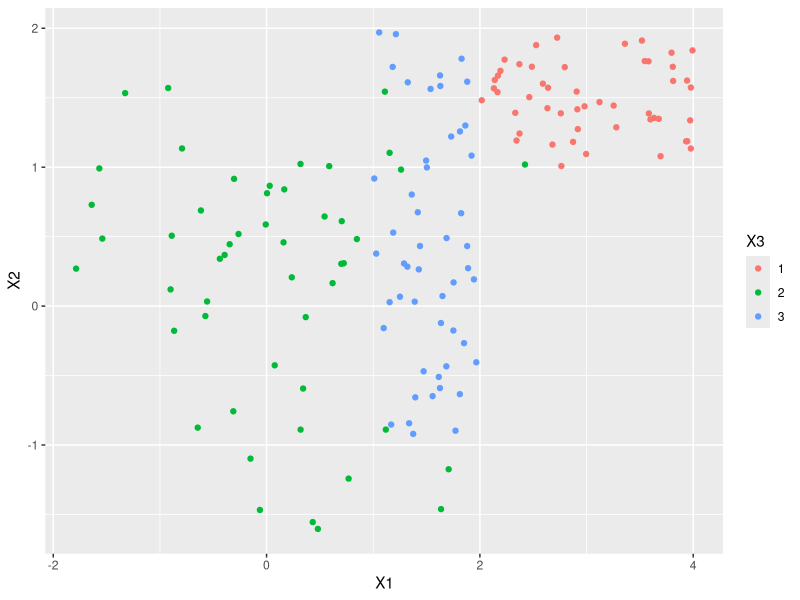
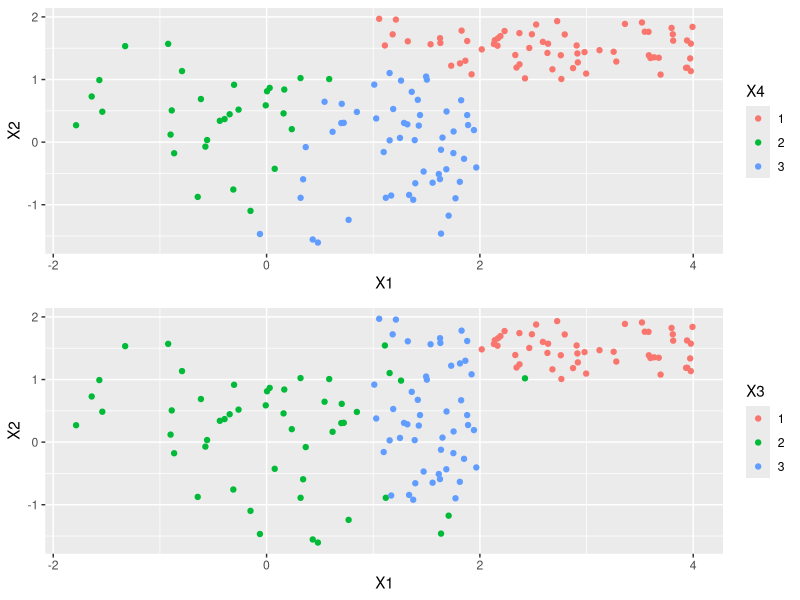
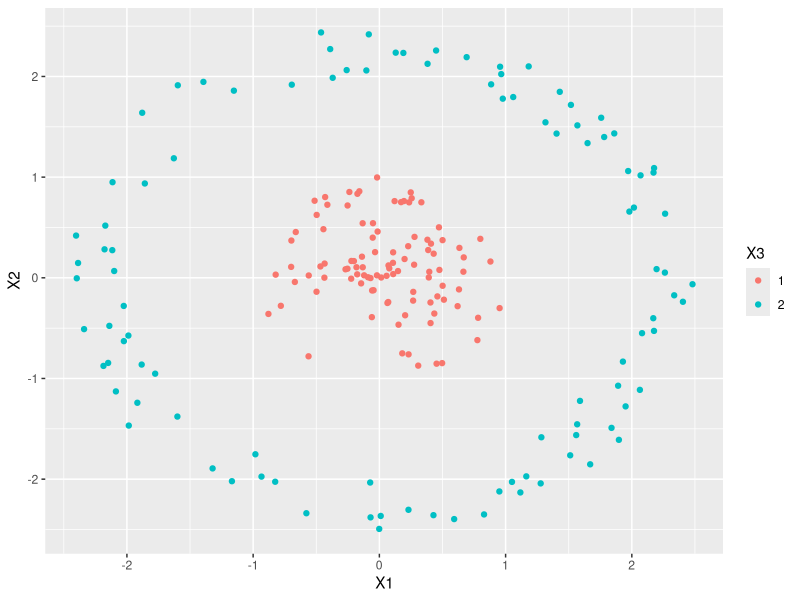
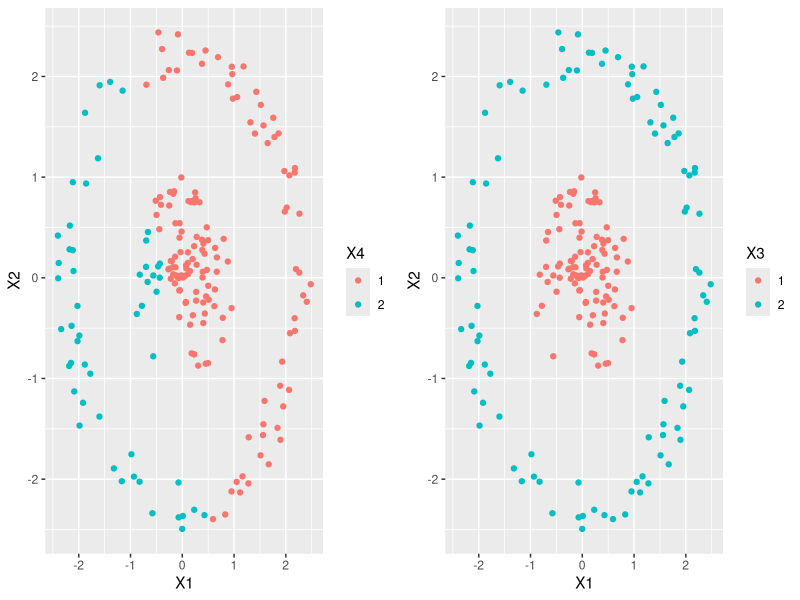
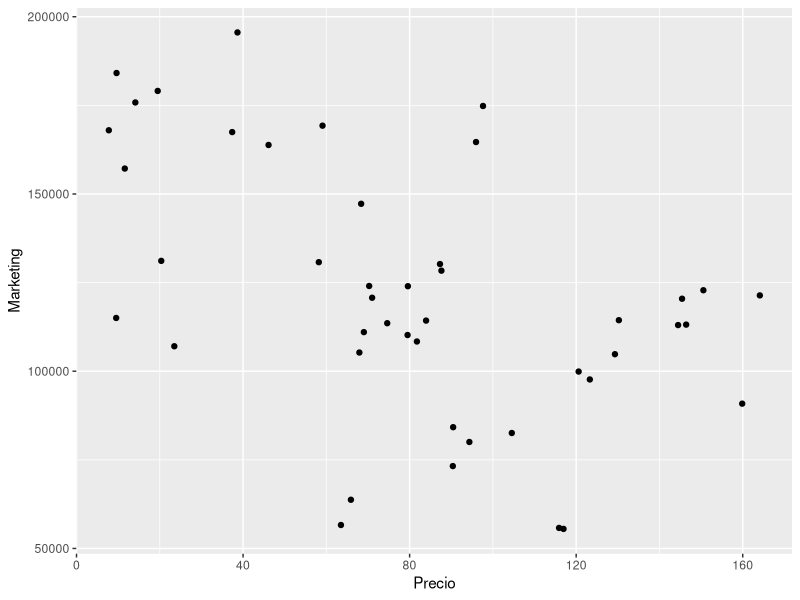
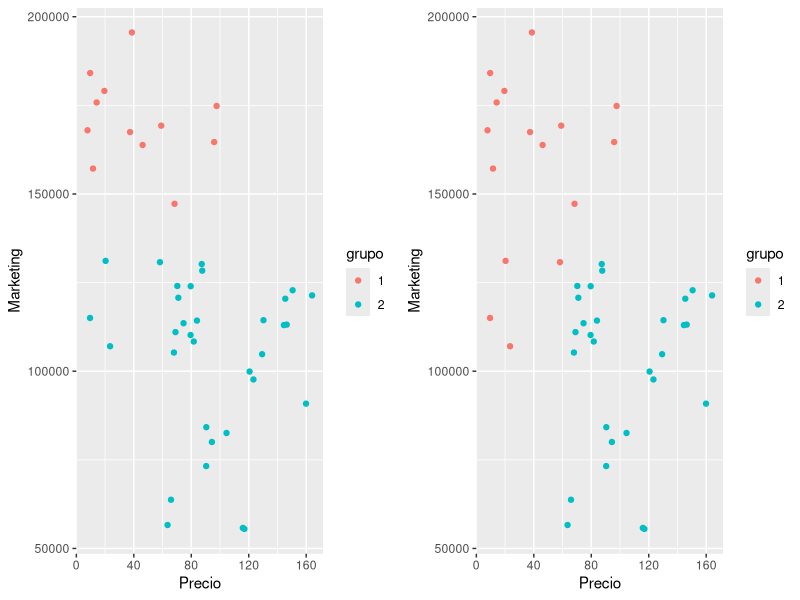
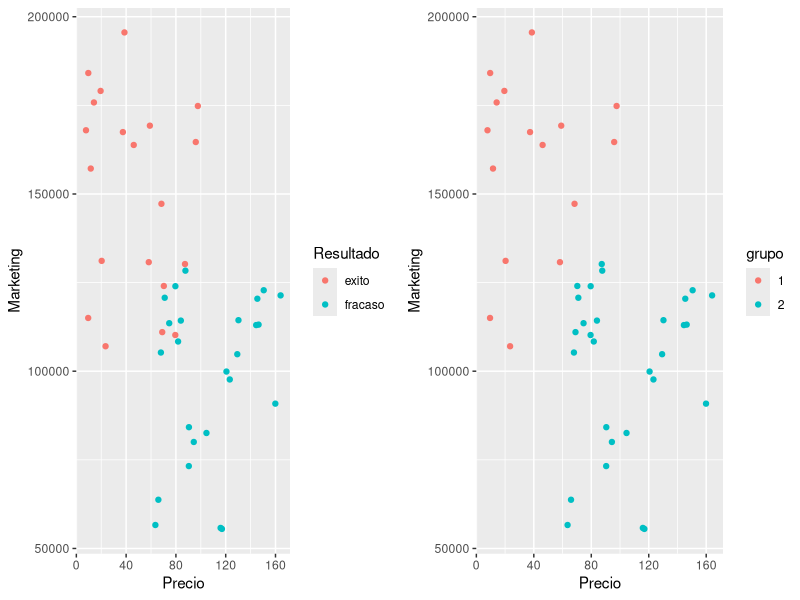
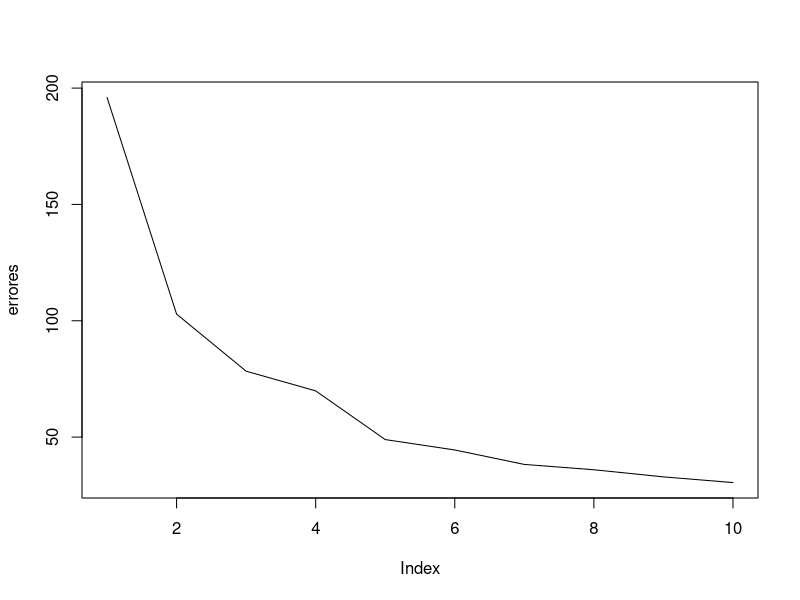

The R script that drew these images, in order:
## ---- chunk 1
knitr::opts_chunk$set(echo = TRUE)
library(rmarkdown)
library(ggplot2)
library(gridExtra)
set.seed(7)
## ---- chunk 2
A <- matrix(nrow = 50, ncol = 3)

B <- A

C <- A

A[,1] <- runif(50,2,4)
A[,2] <- runif(50,1,2)
A[,3] <- 1

B[,1] <- rnorm(50,0,sqrt(1))
B[,2] <- rnorm(50,0,sqrt(1))
B[,3] <- 2

C[,1] <- runif(50,1,2)
C[,2] <- runif(50,-1,2)
C[,3] <- 3

data <- rbind(A,B)
data <- rbind(data,C)
data <- data.frame(data)
data[,3] <- factor(data[,3])

ggplot(data, aes(X1,X2,color = X3)) + geom_point()

## ---- chunk 3
data <- cbind(data, factor(kmeans(data[,1:2],3)[[1]]))
colnames(data) <- c("X1","X2","X3","X4")
G1 <- ggplot(data, aes(X1,X2,color = X4)) + geom_point() 
G2 <- ggplot(data, aes(X1,X2,color = X3)) + geom_point()
grid.arrange(G1,G2)
## ---- chunk 4
A <- matrix(nrow = 100, ncol = 3)

B <- A

t <- runif(100,0,2*pi)
r <- runif(100,0,1)

A[,1] <- r*cos(t)
A[,2] <- r*sin(t)
A[,3] <- 1

t <- runif(100,0,2*pi)
r <- runif(100,2,2.5)

B[,1] <-  r*cos(t)
B[,2] <-  r*sin(t)
B[,3] <- 2

data <- rbind(A,B)
data <- data.frame(data)
data[,3] <- factor(data[,3])

ggplot(data, aes(X1,X2,color = X3)) + geom_point()
## ---- chunk 5
data <- cbind(data, factor(kmeans(data[,1:2],2)[[1]]))
colnames(data) <- c("X1","X2","X3","X4")
G1 <- ggplot(data, aes(X1,X2,color = X4)) + geom_point() 
G2 <- ggplot(data, aes(X1,X2,color = X3)) + geom_point()
grid.arrange(G1,G2,nrow = 1)
## ---- chunk 6
prod <- read.csv("producto.csv", sep = " ")

preciovsmarketing <- prod[,2:3]

ggplot(preciovsmarketing,aes(Precio,Marketing)) + geom_point()
## ---- chunk 7
datosEscalados <- data.frame(scale(preciovsmarketing))


preciovsmarketing1 <- cbind(preciovsmarketing,factor(kmeans(preciovsmarketing,2)[[1]]))
colnames(preciovsmarketing1)[3] <- "grupo"




preciovsmarketing2 <- cbind(preciovsmarketing,factor(kmeans(datosEscalados,2)[[1]]))
colnames(preciovsmarketing2)[3] <- "grupo"


G1 <- ggplot(preciovsmarketing1, aes(Precio,Marketing,color = grupo)) + geom_point() 
G2 <- ggplot(preciovsmarketing2, aes(Precio,Marketing,color = grupo)) + geom_point() 
grid.arrange(G1,G2,nrow = 1)
## ---- chunk 8
prod <- cbind(prod,factor(kmeans(datosEscalados,2)[[1]]))

colnames(prod)[4] <- "grupo"

G1 <- ggplot(prod, aes(Precio,Marketing,color = Resultado)) + geom_point() 
G2 <- ggplot(prod, aes(Precio,Marketing,color = grupo)) + geom_point() 
grid.arrange(G1,G2,nrow = 1)
## ---- chunk 9
arrestos <- USArrests

arrestosEscalados <- data.frame(scale(arrestos))

errores <- c()
for (i in 1:10){
  errores[i] <- kmeans(arrestosEscalados,i)[[5]]
}

grupo <- factor(kmeans(arrestosEscalados,3)[[1]])

arrestos3c <- cbind(arrestos,grupo)
grupo <- factor(kmeans(arrestosEscalados,4)[[1]])

arrestos4c <- cbind(arrestos,grupo)
grupo <- factor(kmeans(arrestosEscalados,5)[[1]])

arrestos5c <- cbind(arrestos,grupo)
plot(errores,type = "l")
## ---- chunk 10

g31 <- ggplot(arrestos3c, aes(grupo, Murder, fill = grupo)) + geom_violin(trim = FALSE) + geom_boxplot(width = 0.05,fill = "white")
g32 <- ggplot(arrestos3c, aes(grupo, Assault, fill = grupo)) + geom_violin(trim = FALSE) + geom_boxplot(width = 0.05,fill = "white")
g33 <- ggplot(arrestos3c, aes(grupo, UrbanPop, fill = grupo)) + geom_violin(trim = FALSE) + geom_boxplot(width = 0.05,fill = "white")
g34 <- ggplot(arrestos3c, aes(grupo, Rape, fill = grupo)) + geom_violin(trim = FALSE) + geom_boxplot(width = 0.05,fill = "white")

g41 <- ggplot(arrestos4c, aes(grupo, Murder, fill = grupo)) + geom_violin(trim = FALSE) + geom_boxplot(width = 0.05,fill = "white")
g42 <- ggplot(arrestos4c, aes(grupo, Assault, fill = grupo)) + geom_violin(trim = FALSE) + geom_boxplot(width = 0.05,fill = "white")
g43 <- ggplot(arrestos4c, aes(grupo, UrbanPop, fill = grupo)) + geom_violin(trim = FALSE) + geom_boxplot(width = 0.05,fill = "white")
g44 <- ggplot(arrestos4c, aes(grupo, Rape, fill = grupo)) + geom_violin(trim = FALSE) + geom_boxplot(width = 0.05,fill = "white")

g51 <- ggplot(arrestos5c, aes(grupo, Murder, fill = grupo)) + geom_violin(trim = FALSE) + geom_boxplot(width = 0.05,fill = "white")
g52 <- ggplot(arrestos5c, aes(grupo, Assault, fill = grupo)) + geom_violin(trim = FALSE) + geom_boxplot(width = 0.05,fill = "white")
g53 <- ggplot(arrestos5c, aes(grupo, UrbanPop, fill = grupo)) + geom_violin(trim = FALSE) + geom_boxplot(width = 0.05,fill = "white")
g54 <- ggplot(arrestos5c, aes(grupo, Rape, fill = grupo)) + geom_violin(trim = FALSE) + geom_boxplot(width = 0.05,fill = "white")

grid.arrange(g31,g41,g51,ncol = 3)

grid.arrange(g32,g42,g52,ncol = 3)

grid.arrange(g33,g43,g53,ncol = 3)

grid.arrange(g34,g44,g54,ncol = 3)
## ---- chunk 11
for (i in 1:4){
  print(paste("resumen del cluster ",i))
  
  print(summary(arrestos4c[arrestos4c[,"grupo"] == i,]))
}
